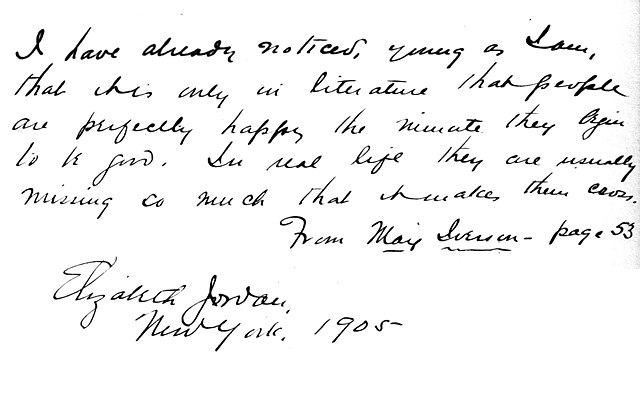
#> input picture handwritten extension/handwritten1.jpg, 640 x 399 px
$ jupyter execute --allow-errors handwritten.ipynb
#> lines starting #> are read from the running program, lines starting #| are printed output that depends on the picture; long printed decimals are rounded
[cell 1]
# cd drive

[cell 2]
# %cd My\ Drive

[cell 3]
# cd ITSP/handwritten

[cell 4]
from skimage.io import imread
from skimage.color import rgb2gray
import matplotlib.pyplot as plt

img = rgb2gray(imread("handwritten1.jpg"))
#> img is the input picture: shape (399, 640); min 0, max 255, mean 242.8
plt.figure(figsize=(10,10))
plt.axis("off")
plt.imshow(img, cmap="gray")
plt.show()

[cell 5]
from skimage.filters import sobel
import numpy as np

def horizontal_projections(sobel_image):
    return np.sum(sobel_image, axis=1)

sobel_image = sobel(img)
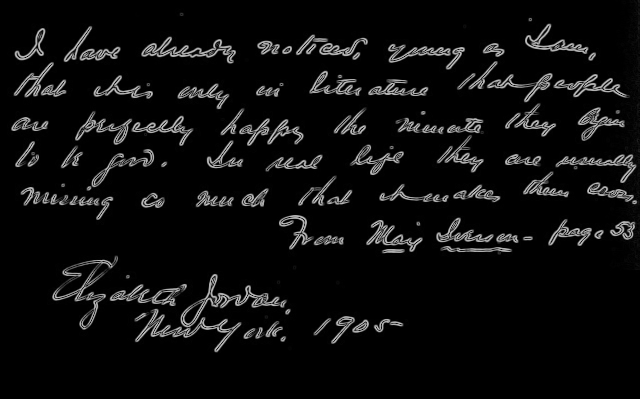
#> sobel_image: shape (399, 640) float64; min 0, max 0.79, mean 0.0542
hpp = horizontal_projections(sobel_image)
#> hpp = 399 values, max 155 at index 50, min 0 at index 353, mean 34.68
plt.plot(hpp)
plt.show()
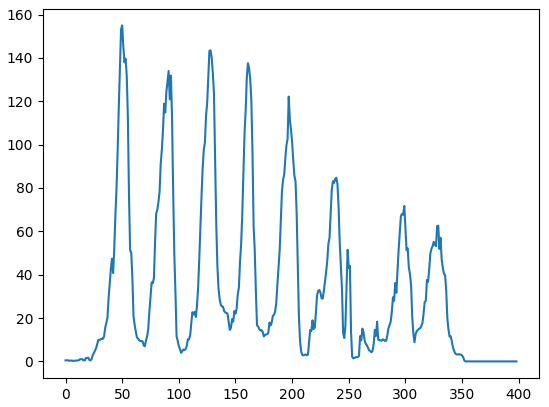
#> figure drawn by matplotlib, 1 panel; curve peaks at x = 50, y = 155

[cell 6]
print(hpp.shape)
#| (399,)
print(np.max(hpp))
#| 154.992
print(np.min(hpp))
#| 0.0

[cell 7]
#find the midway where we can make a threshold and extract the peaks regions
#divider parameter value is used to threshold the peak values from non peak values.
def find_peak_regions(hpp, divider=2):
    #as threshold increases black region increases
#> called with hpp = array of shape (399,), divider = 2
    threshold = (np.max(hpp)-np.min(hpp))/divider
#> threshold = 77.5
    print("threshold ", threshold)
#| threshold  77.496
    peaks = []
    peaks_index = []
    for i, hppv in enumerate(hpp):
        if hppv < threshold:
            # print(hppv)
            peaks.append([i, hppv])
#> this loop made 399 passes
#> hppv on passes 1 to 3: 0.472, 0.525, 0.499
#> after the loop, peaks = 335 pairs, first value 0 to 398, second value 0 to 76.61
    return peaks

# Basically peaks gives us a list of lists, where the sum is less than threshold.
# This indicates that these indexed rows contain whitespace and not text (seems counterintuitive)
peaks = find_peak_regions(hpp)
#748 in case of handwritten3.jpg
print(len(peaks))
#| 335

peaks_index = np.array(peaks)[:,0].astype(int)
#> peaks_index = 335 values from 0 to 398

segmented_img = np.copy(img)
r,c = segmented_img.shape
#> r = 399; c = 640
for ri in range(r):
    if ri in peaks_index:
        segmented_img[ri, :] = 0
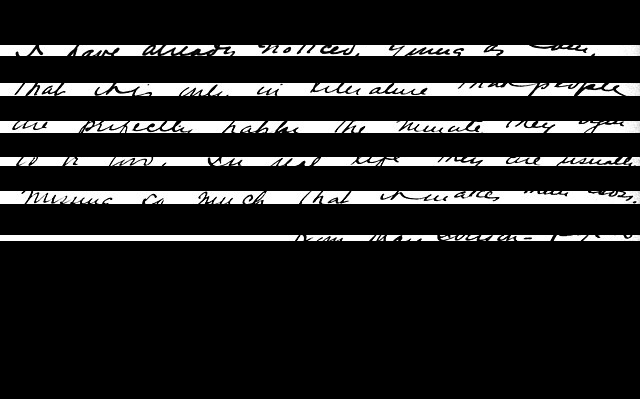
#> segmented_img: shape (399, 640); min 0, max 255, mean 34.3

plt.figure(figsize=(20,20))
plt.imshow(segmented_img, cmap="gray")
plt.show()

[cell 8]
#group the peaks into walking windows
def get_hpp_walking_regions(peaks_index):
    hpp_clusters = []
    cluster = []
    for index, value in enumerate(peaks_index):
        cluster.append(value)

        if index < len(peaks_index)-1 and peaks_index[index+1] - value > 1:
            hpp_clusters.append(cluster)
            cluster = []

        #get the last cluster
        if index == len(peaks_index)-1:
            hpp_clusters.append(cluster)
            cluster = []
#> this loop made 335 passes
#> value on passes 1 to 3: 0, 1, 2
#> after the loop, hpp_clusters = 7 items

    return hpp_clusters

hpp_clusters = get_hpp_walking_regions(peaks_index)
#> hpp_clusters = 7 items

[cell 9]
print(hpp_clusters)
#> (printed output is left out)

[cell 10]
#a star path planning algorithm
from heapq import *

def heuristic(a, b):
    return (b[0] - a[0]) ** 2 + (b[1] - a[1]) ** 2

# [47 lines left out: function astar, not called in this run]

[cell 11]
#Scan the paths to see if there are any blockers.
from skimage.filters import threshold_otsu
from skimage.util import invert

# [60 lines left out: functions get_binary, path_exists, get_road_block_regions, group_the_road_blocks, not called in this run]


#> (the rest of this cell did not finish here and is left out)

[cell 12]
#now that everything is cleaner, its time to segment all the lines using the A* algorithm
line_segments = []
#> (the rest of this cell did not finish here and is left out)

[cell 13]
cluster_of_interest = hpp_clusters[1]
#> cluster_of_interest = 27 values from 56 to 82
offset_from_top = cluster_of_interest[0]
#> offset_from_top = 56
#> (the rest of this cell did not finish here and is left out)

[cell 14]
offset_from_top = cluster_of_interest[0]
fig, ax = plt.subplots(figsize=(20,10), ncols=2)
for path in line_segments:
    try:
      ax[1].plot((path[:,1]), path[:,0])
    except:
      pass
ax[1].axis("off")
ax[0].axis("off")
ax[1].imshow(img, cmap="gray")
ax[0].imshow(img, cmap="gray")
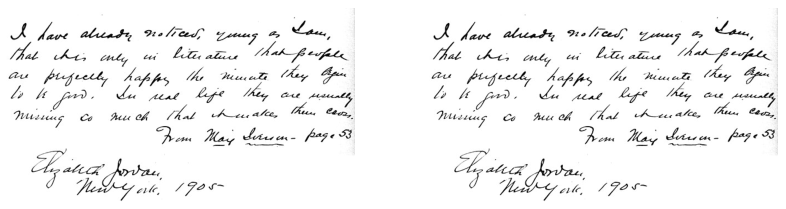
#> figure drawn by matplotlib, 2 panels

[cell 15]
## add an extra line to the line segments array which represents the last bottom row on the image
last_bottom_row = np.flip(np.column_stack(((np.ones((img.shape[1],))*img.shape[0]), np.arange(img.shape[1]))).astype(int), axis=0)
line_segments.append(last_bottom_row)

[cell 16]
line_images = []
# [15 lines left out: function extract_line_from_image, not called in this run]


line_count = len(line_segments)
#> line_count = 1
#> (the rest of this cell did not finish here and is left out)

$ run again, with handwritten extension/handwritten2.jpg copied over handwritten extension/handwritten1.jpg
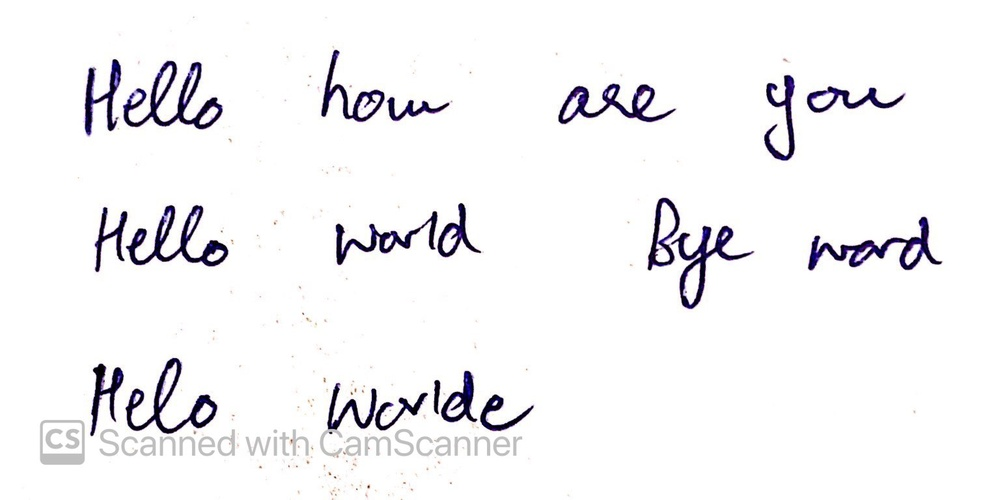
#> input picture handwritten extension/handwritten2.jpg, 1000 x 500 px, shrunk from 1536 x 768 before the run
#> hpp = 500 values, max 109.8 at index 102, min 0 at index 0, mean 25.35
#> `plt.show()`:
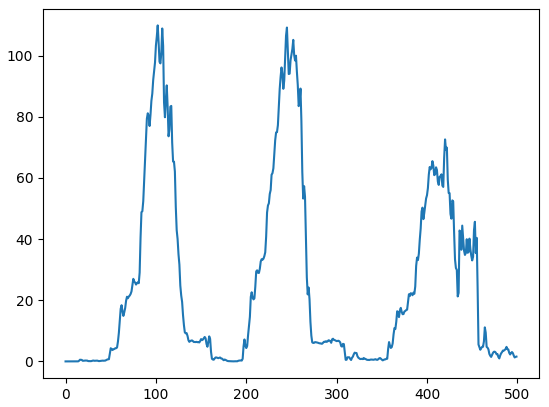
#> figure drawn by matplotlib, 1 panel; curve peaks at x = 102, y = 109.8
#| (500,)
#| 109.843
#| 0.0
#> threshold = 54.92
#| threshold  54.922
#> the loop in find_peak_regions, `for i, hppv in enumerate(hpp):` made 500 passes
#> hppv on passes 1 to 3: 0, 0, 0
#> after the loop in find_peak_regions, `for i, hppv in enumerate(hpp):`: peaks = 403 pairs, first value 0 to 499, second value 0 to 54.74
#| 403
#> peaks_index = 403 values from 0 to 499
#> after the loop `for ri in range(r):`:
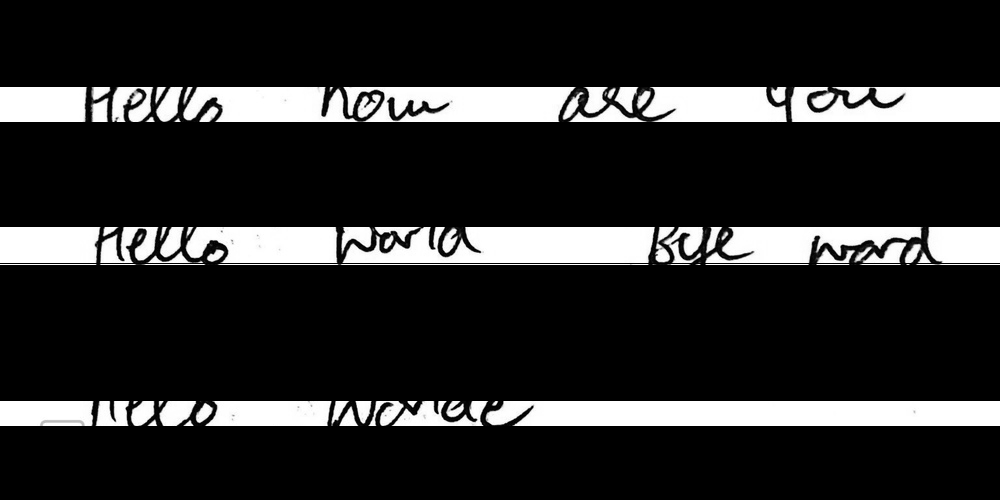
#> segmented_img: shape (500, 1000) float64; min 0, max 1, mean 0.165
#> after the loop in get_hpp_walking_regions, `for index, value in enumerate(peaks_index):`: hpp_clusters = 5 items
#> (printed output is left out)
#> cluster_of_interest = 105 values from 122 to 226
#> offset_from_top = 122

$ run again, with handwritten extension/handwritten5.jpg copied over handwritten extension/handwritten1.jpg
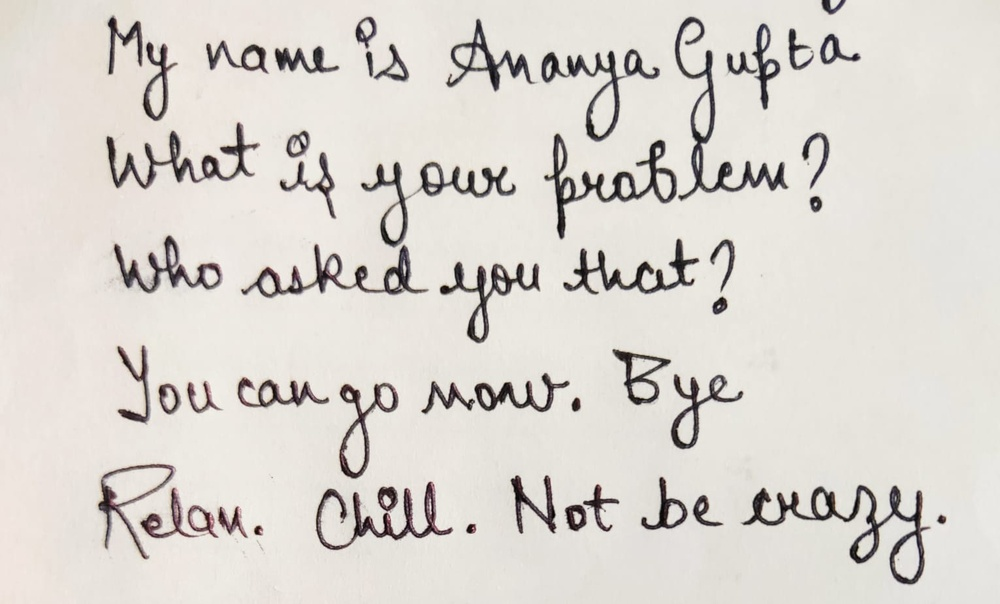
#> input picture handwritten extension/handwritten5.jpg, 1000 x 604 px, shrunk from 1531 x 925 before the run
#> hpp = 604 values, max 100.3 at index 520, min 2.11 at index 593, mean 33.07
#| (604,)
#| 100.256
#| 2.113
#> threshold = 49.07
#| threshold  49.071
#> the loop in find_peak_regions, `for i, hppv in enumerate(hpp):` made 604 passes
#> hppv on passes 1 to 3: 5.59, 5.86, 5.91
#> after the loop in find_peak_regions, `for i, hppv in enumerate(hpp):`: peaks = 430 pairs, first value 0 to 603, second value 2.11 to 48.58
#| 430
#> peaks_index = 430 values from 0 to 603
#> after the loop `for ri in range(r):`:
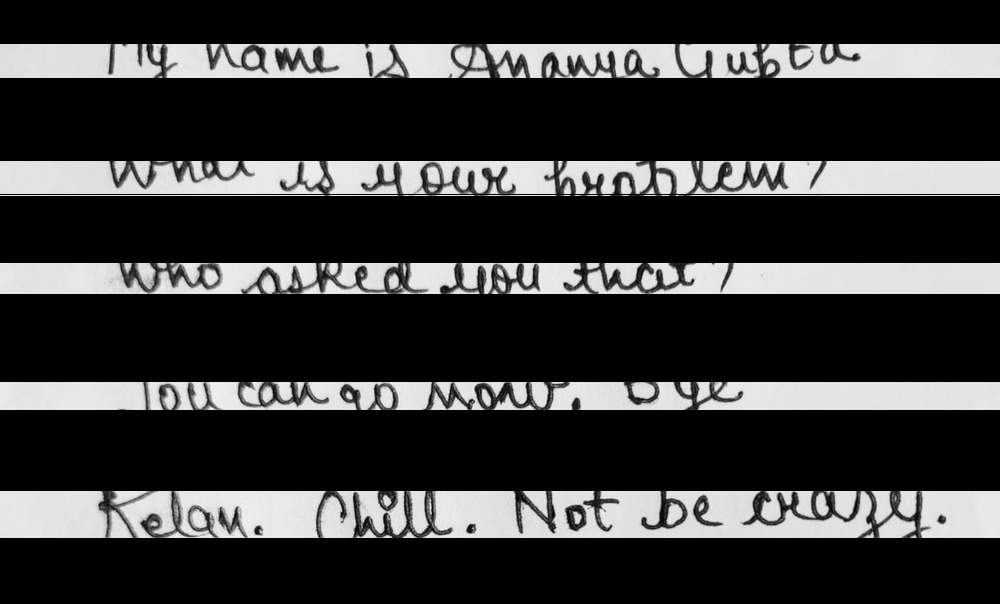
#> segmented_img: shape (604, 1000) float64; min 0, max 0.963, mean 0.219
#> the loop in get_hpp_walking_regions, `for index, value in enumerate(peaks_index):` made 430 passes
#> value on passes 1 to 3: 0, 1, 2
#> after the loop in get_hpp_walking_regions, `for index, value in enumerate(peaks_index):`: hpp_clusters = 7 items
#> (printed output is left out)
#> cluster_of_interest = 83 values from 78 to 160
#> offset_from_top = 78
#> `[cell 14] offset_from_top = cluster_of_interest[0] fig, ax = plt.subpl..`:
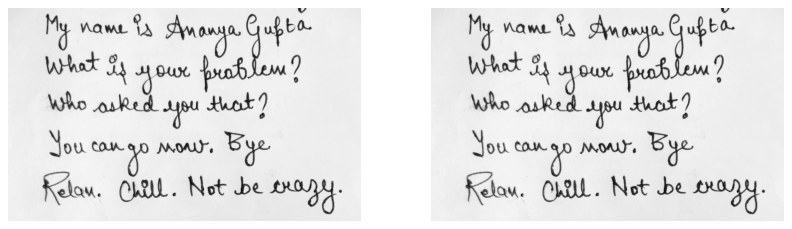
#> figure drawn by matplotlib, 2 panels
